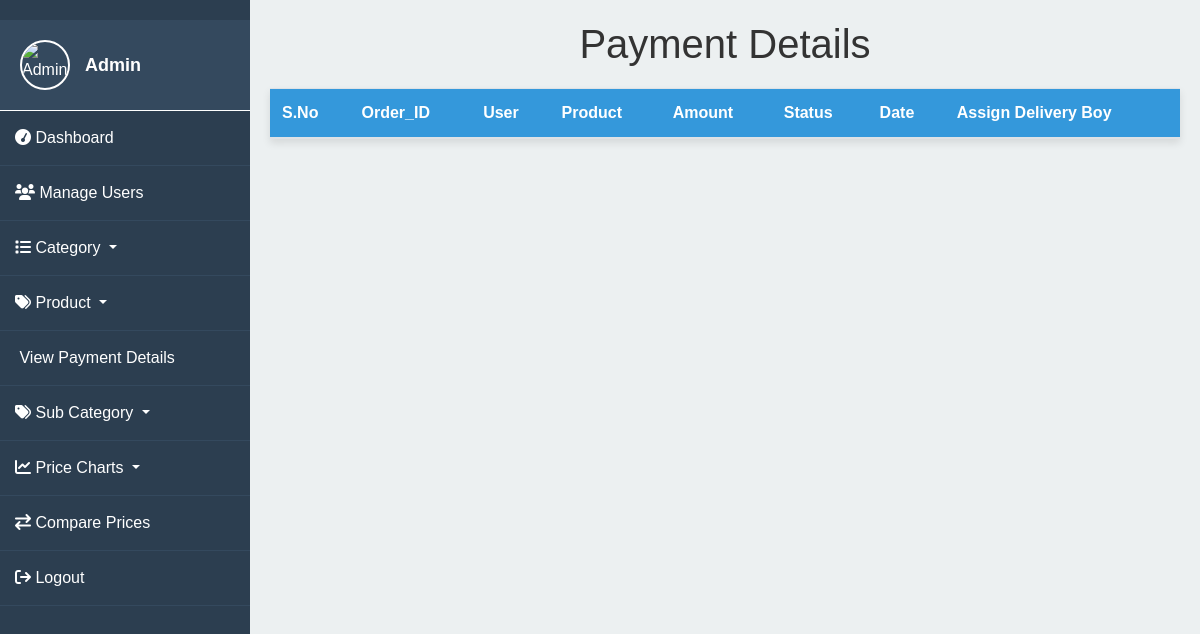
Page /custom_admin/admin_payment_detail/ on the earlier database version.
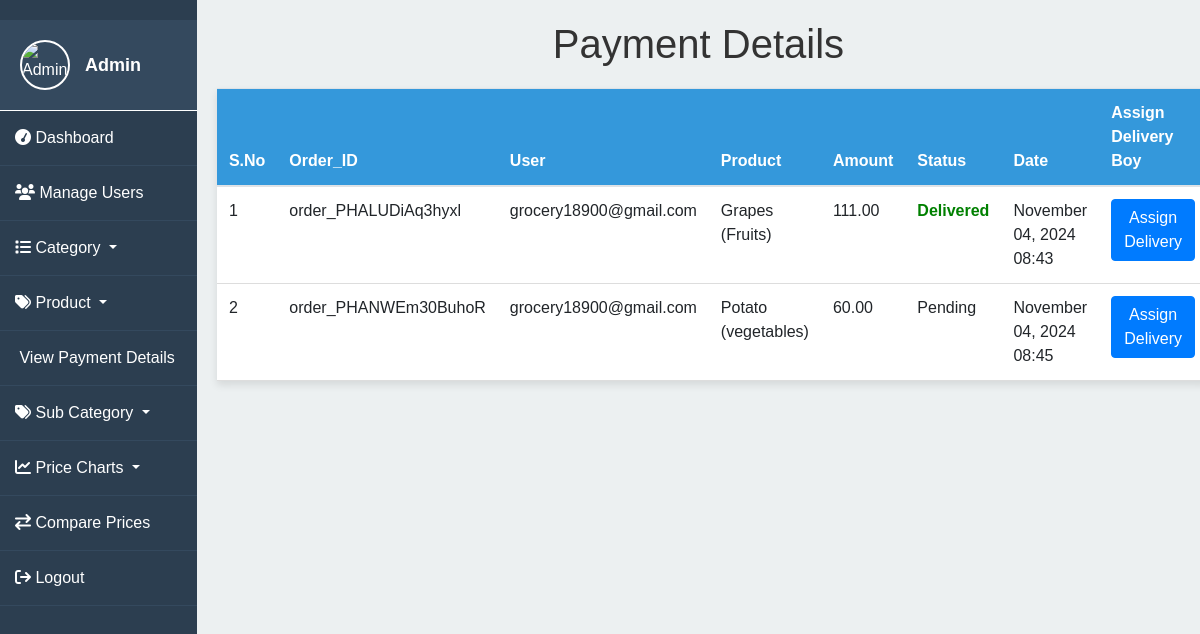
Same page on the later database version.
### myapp/models.py (models this page shows, shortened)
class Payment(models.Model):
       user = models.ForeignKey(settings.AUTH_USER_MODEL, on_delete=models.CASCADE)
       order_details = models.ForeignKey(OrderDetails, on_delete=models.CASCADE, null=True, blank=True)  # Allow null
       amount_paid = models.DecimalField(max_digits=10, decimal_places=2)
       payment_id = models.CharField(max_length=100, unique=True)  # Payment ID from the payment gateway
       order_id = models.CharField(max_length=100, unique=True)    # Order ID from the payment gateway
       status = models.CharField(max_length=20)  # e.g., 'Success', 'Failed'
       created_at = models.DateTimeField(auto_now_add=True)

class User(AbstractBaseUser):
    STATUS_CHOICES = [
        ('active', 'Active'),
        ('inactive', 'Inactive')
    ]
    status = models.CharField(max_length=10, choices=STATUS_CHOICES, default='active')
    email = models.EmailField(unique=True)
    name = models.CharField(max_length=255)
    phone = models.CharField(max_length=20)
    address = models.TextField()
    pincode = models.CharField(max_length=10)
    role = models.CharField(max_length=20)
    password = models.CharField(max_length=100)
    is_active = models.BooleanField(default=True)
    is_staff = models.BooleanField(default=False)
    date_joined = models.DateTimeField(default=timezone.now)
    last_login = models.DateTimeField(null=True, blank=True)
    objects = UserManager()
    USERNAME_FIELD = 'email'
    REQUIRED_FIELDS = ['name']

class OrderProduct(models.Model):
    order = models.ForeignKey(OrderDetails, on_delete=models.CASCADE)
    product = models.ForeignKey('Product', on_delete=models.CASCADE)
    quantity = models.DecimalField(max_digits=5, decimal_places=2)

class Product(models.Model):
    product_name = models.ForeignKey(ProductCategory, on_delete=models.CASCADE)
    category = models.ForeignKey(Category, on_delete=models.CASCADE)
    subcategory = models.ForeignKey(SubCategory, on_delete=models.CASCADE, null=True, blank=True)  # New field
    price = models.DecimalField(max_digits=10, decimal_places=2)
    description = models.TextField()
    quantity = models.IntegerField()
    stock = models.PositiveIntegerField(default=0)  # Field for stock quantity
    image = models.ImageField(upload_to='media/', blank=True, null=True)
    shelf_life = models.CharField(max_length=100, blank=True, null=True)  # Field for shelf life
    form_factor = models.CharField(max_length=100, blank=True, null=True)  # Field for form factor
    organic = models.BooleanField(default=False)  # Field for organic product
    common_name = models.CharField(max_length=100, blank=True, null=True)  # Field for common name
    farmer = models.ForeignKey(Farmer, on_delete=models.CASCADE)

class ProductCategory(models.Model):
    category = models.ForeignKey(Category, on_delete=models.CASCADE)
    product_name = models.CharField(max_length=100)
    def __str__(self):
        return f"{self.product_name} ({self.category.name})"

class Category(models.Model):
    name = models.CharField(max_length=100)

class OrderDetails(models.Model):
    STATUS_CHOICES = [
        ('Pending', 'Pending'),
        ('Shipped', 'Shipped'),
        ('Delivered', 'Delivered'),
    ]
    user = models.ForeignKey(settings.AUTH_USER_MODEL, on_delete=models.CASCADE)
    products = models.ManyToManyField('Product', through='OrderProduct')  # Many-to-many relationship with Product
    total_price = models.DecimalField(max_digits=10, decimal_places=2)
    order_date = models.DateTimeField(auto_now_add=True)
    order_status = models.CharField(max_length=20, choices=STATUS_CHOICES, default='Pending')
    class Meta:
        verbose_name_plural = "Order Details"

### myapp/views.py (the view)
# urls.py: path('admin_payment_detail/', views.admin_payment_detail, name='admin_payment_detail'),
def admin_payment_detail(request):
    payments = Payment.objects.all()  # Fetch all payments
    deliveryboys = DeliveryBoy.objects.all()  # Fetch delivery boys
    return render(request, 'admin_payment_detail.html', {'payments': payments, 'deliveryboys': deliveryboys})

### myapp/templates/admin_payment_detail.html (shortened to what this page needs)
<!DOCTYPE html>
<html lang="en">
<head>
    {% load static %}
    <link rel="stylesheet" href="https://stackpath.bootstrapcdn.com/bootstrap/4.3.1/css/bootstrap.min.css">
    <link rel="stylesheet" href="https://cdnjs.cloudflare.com/ajax/libs/font-awesome/6.0.0-beta3/css/all.min.css">
</head>
<body>
    <div class="sidebar">
        <div class="profile">
            <img src="{% static 'img/admin.jpg' %}" alt="Admin Image">
            <div class="name">Admin</div>
        </div>
        <a href="{% url 'admin_dashboard' %}"><i class="fa fa-tachometer"></i> Dashboard</a>
        <a href="{% url 'manage_users' %}"><i class="fa fa-users"></i> Manage Users</a>
        <div class="dropdown">
            <a class="dropdown-toggle" href="#" role="button" id="categoryDropdown" data-toggle="dropdown" aria-haspopup="true" aria-expanded="false">
                <i class="fa fa-list"></i> Category
            </a>
        </div>
        <div class="dropdown">
            <a class="dropdown-toggle" href="#" role="button" id="productDropdown" data-toggle="dropdown" aria-haspopup="true" aria-expanded="false">
                <i class="fa fa-tags"></i> Product
            </a>
        </div>
        <a href="{% url 'admin_payment_detail' %}"> View Payment Details</a>
        <div class="dropdown">
            <a class="dropdown-toggle" href="#" role="button" id="subcategoryDropdown" data-toggle="dropdown" aria-haspopup="true" aria-expanded="false">
                <i class="fa fa-tags"></i> Sub Category
            </a>
        </div>
        <div class="dropdown">
            <a class="dropdown-toggle" href="#" role="button" id="priceChartDropdown" data-toggle="dropdown" aria-haspopup="true" aria-expanded="false">
                <i class="fa fa-line-chart"></i> Price Charts
            </a>
        </div>
        <a href="{% url 'compare_prices' %}"><i class="fa fa-exchange"></i> Compare Prices</a>
        <a href="{% url 'login' %}"><i class="fa fa-sign-out"></i> Logout</a>
    </div>
    <div class="content">
        <h1>Payment Details</h1>
        <table class="table">
            <thead>
                <tr>
                    <th>S.No</th>
                    <th>Order_ID</th>
                    <th>User</th>
                    <th>Product</th>
                    <th>Amount</th>
                    <th>Status</th>
                    <th>Date</th>
                    <th>Assign Delivery Boy</th>
                </tr>
            </thead>
            <tbody>
                {% for payment in payments %}
                <tr>
                    <td>{{ forloop.counter }}</td>
                    <td>{{ payment.order_id }}</td>
                    <td>{{ payment.user.email }}</td>
                    <td>
                        {% for order_product in payment.order_details.orderproduct_set.all %}
                            {{ order_product.product.product_name }}{% if not forloop.last %}, {% endif %}
                        {% endfor %}
                    </td>
                    <td>{{ payment.amount_paid }}</td>
                    <td>
                        {% if payment.order_details.order_status == "Delivered" %}
                            <span style="color: green; font-weight: bold;">{{ payment.order_details.order_status }}</span>
                        {% else %}
                            <span>{{ payment.order_details.order_status }}</span>
                        {% endif %}
                    </td>
                    <td>{{ payment.created_at|date:"F d, Y H:i" }}</td>
                    <td>
                        <form action="{% url 'assign_delivery' %}" method="post">
                            <button type="submit" class="btn btn-primary">Assign Delivery</button>
                        </form>
                    </td>
                </tr>
                {% endfor %}
            </tbody>
        </table>
    </div>
</body>
</html>

Differences in the rows shown:
added Payment: order_id "order_PHALUDiAq3hyxl", user.email "grocery18900@gmail.com", amount_paid "111.00", order_details.order_status "Delivered", created_at "November 04, 2024 08:43"
added OrderProduct: product.product_name "Grapes (Fruits)", shown under "order_PHALUDiAq3hyxl"
added Payment: order_id "order_PHANWEm30BuhoR", user.email "grocery18900@gmail.com", amount_paid "60.00", order_details.order_status "Pending", created_at "November 04, 2024 08:45"
added OrderProduct: product.product_name "Potato (vegetables)", shown under "order_PHANWEm30BuhoR"
